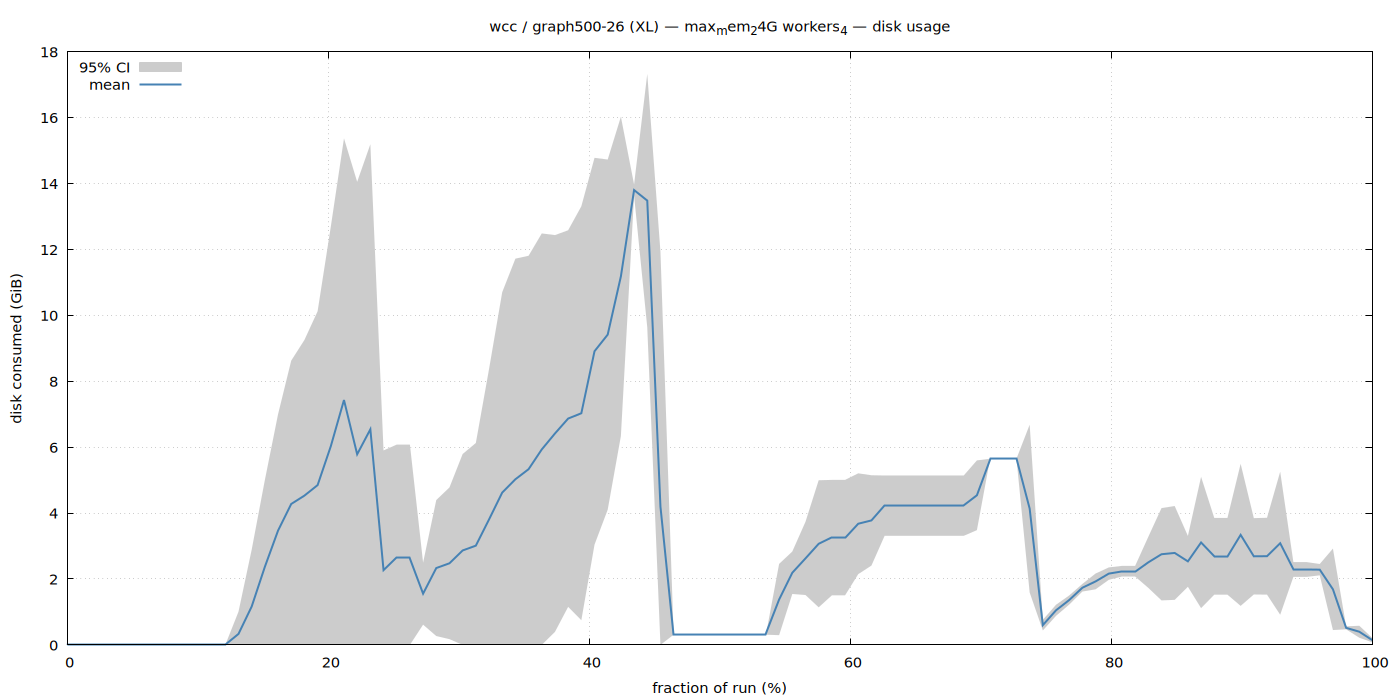

gnuplot code for this plot:
set terminal pngcairo size 1400,700 enhanced font 'Sans,11'
set output '/home/ubuntu/nvm/results/wcc/XL/graph500-26/max_mem_24G_workers_4/disk.png'
set title "wcc / graph500-26 (XL) — max_mem_24G workers_4 — disk usage"
set xlabel 'fraction of run (%)'
set ylabel 'disk consumed (GiB)'
set grid
set key top left
set yrange [0:*]
plot '/home/ubuntu/nvm/results/wcc/XL/graph500-26/max_mem_24G_workers_4/disk.dat' using 1:3:4 with filledcurves lc rgb '#cccccc' title '95% CI', \
     '' using 1:2 with lines lw 2 lc rgb '#4682b4' title 'mean'
